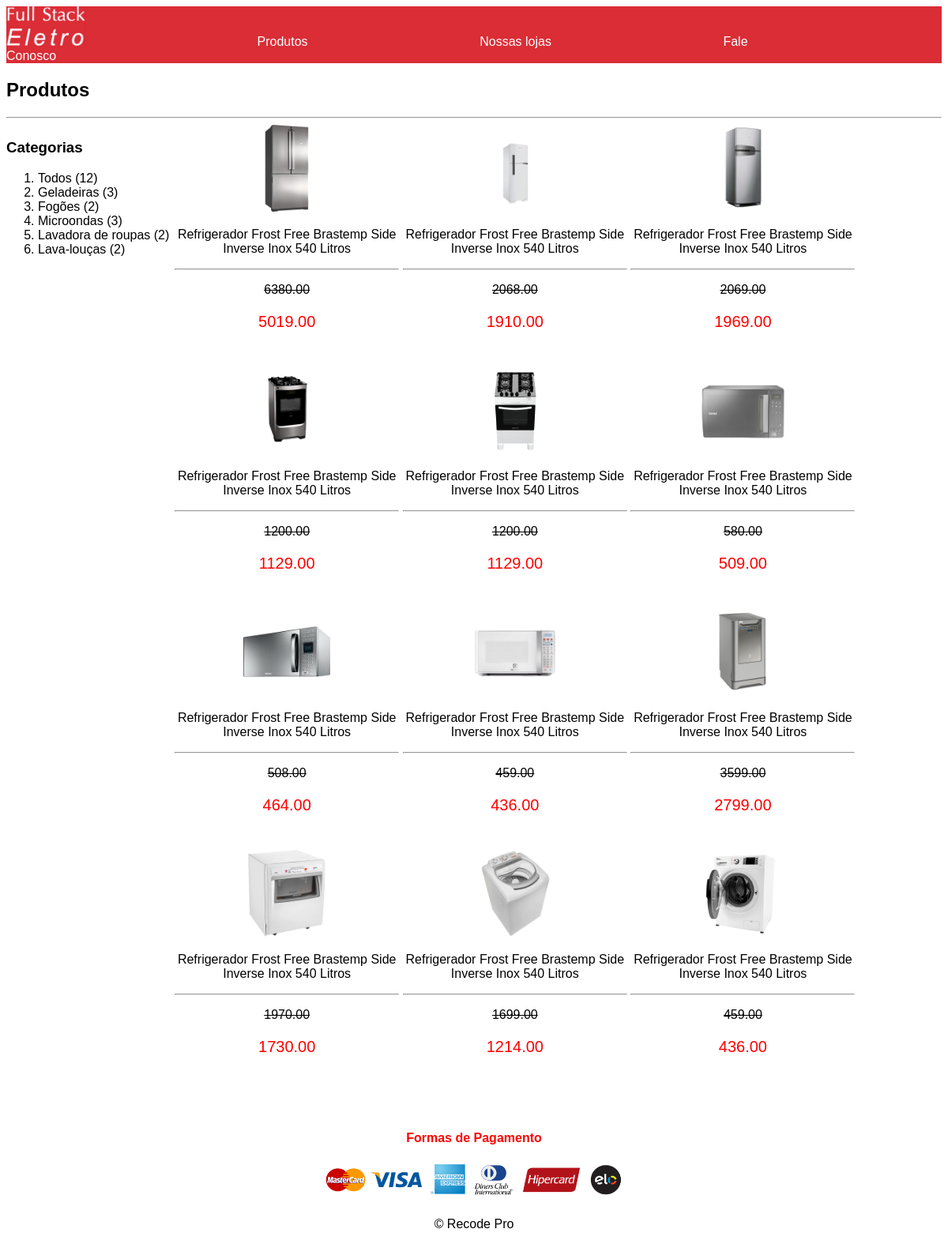
/produtos.php, run on the app's committed database.
### tables this page shows
CREATE TABLE `produtos` (
  `idproduto` int(11) NOT NULL,
  `categoria` varchar(45) NOT NULL,
  `descricao` varchar(140) NOT NULL,
  `imagem` varchar(250) DEFAULT NULL,
  `preco` decimal(8,2) DEFAULT NULL,
  `precovenda` decimal(8,2) DEFAULT NULL
);

### produtos.php (the view, shortened to what this page needs)
<?php
    $servername = "localhost";
    $username = "root";
    $password = "";
    $databese = "fseletro";
    $conn = mysqli_connect($servername,$username,$password,$databese);
?>
<!DOCTYPE html>
<html lang="pt-br">
<head>
    <link rel="stylesheet" href="./css/estilo.css">
</head>
<body>
    <header>
        <h2> Produtos</h2>
    </header>
    <hr>
    <section class="categorias">
        <h3>Categorias</h3>
        <ol>
            <li onclick="exibir_todos()">Todos (12)</li>
            <li onclick="exibir_categoria('geladeira')">Geladeiras (3)</li>
            <li onclick="exibir_categoria('fogao')">Fogões (2)</li>
            <li onclick="exibir_categoria('microondas')">Microondas (3)</li>
            <li onclick="exibir_categoria('lavadoura')">Lavadora de roupas (2)</li>
            <li onclick="exibir_categoria('lava-louca')">Lava-louças (2)</li>
        </ol>
    </section>
    <?php
    $sql ="select * from produtos";
    $result = $conn->query($sql);
    if($result->num_rows > 0) {
        while($rows = $result->fetch_assoc()){
    ?>
        <div class="box_produto" id="<?php echo $rows["categoria"]; ?>">
            <img src="<?php echo $rows["imagem"]; ?>" width="110" onmouseout="foraimg(this)"onmouseover="dentroimg(this)">
            <p class=<?php echo $rows["descricao"]; ?>>Refrigerador Frost Free Brastemp Side Inverse Inox 540 Litros</p>
            <hr>
            <p class="descricao"><strike><?php echo $rows["preco"]; ?></strike></p>
            <p class="preco"><?php echo $rows["precovenda"]; ?></p>
        </div>
    <?php
        }
    }else {
        echo "Nenhum produto cadastrado!";
    }
    ?>
    <footer id="rodape">
        <p id="formas_pagamento"><b>Formas de Pagamento</b></p>
        <img width="378" height="55" src="./imagens/formasPagamento.png" alt="Formas de pagamento">
        <p>&copy; Recode Pro</p>
    </footer>
</body>
</html>

### css/estilo.css (style rules this page uses)
* { font-family: Arial, Helvetica, sans-serif; }
#formas_pagamento { color: red; }
.menu { background-color: rgb(218, 45, 54); }
.menu a { color: white; text-decoration: none; margin: 0 18% 0% 0; font-size: 16px; }
.categorias { width: 18%; height: 1000px; display: block; float: left; }
.box_produto { width: 24%; height: 306px; display: inline-block; vertical-align: bottom; text-align: center; }
.descricao { font-size: 16px; }
.preco { color: #ff0000; font-size: 20px; }
#rodape { display: block; text-align: center; margin-top: 50px; }

### data on the page
produtos: imagem (picture), preco "6380.00", precovenda "5019.00"
produtos: imagem (picture), preco "2068.00", precovenda "1910.00"
produtos: imagem (picture), preco "2069.00", precovenda "1969.00"
produtos: imagem (picture), preco "1200.00", precovenda "1129.00"
produtos: imagem (picture), preco "1200.00", precovenda "1129.00"
produtos: imagem (picture), preco "580.00", precovenda "509.00"
produtos: imagem (picture), preco "508.00", precovenda "464.00"
produtos: imagem (picture), preco "459.00", precovenda "436.00"
produtos: imagem (picture), preco "3599.00", precovenda "2799.00"
produtos: imagem (picture), preco "1970.00", precovenda "1730.00"
produtos: imagem (picture), preco "1699.00", precovenda "1214.00"
produtos: imagem (picture), preco "459.00", precovenda "436.00"
